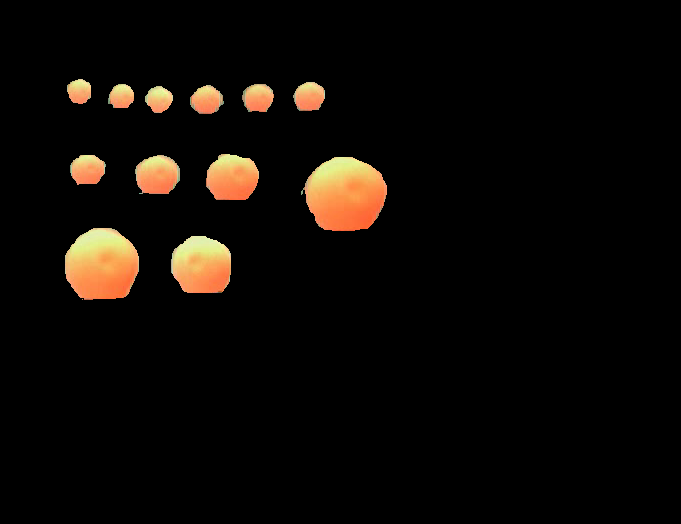
#> input picture TrainingImages/Red.png, 681 x 524 px
$ python Segmentation_1DGaussian.py
#> lines starting #> are read from the running program, lines starting #| are printed output that depends on the picture; after the words box and inside, x2 and y2 are one past the last pixel; in counts of white or black regions, pixels touching at a corner belong together; long printed decimals are rounded
# -*- coding: utf-8 -*-

import cv2
import numpy as np
import matplotlib.pyplot as plt
import scipy.stats as stats
import math
import glob
import copy

def getEllipse(mask):
    processed = mask.astype(np.uint8)
    processed = cv2.blur(processed, (5, 5))
    ret, thresh = cv2.threshold(processed, 50, 255, cv2.THRESH_BINARY)
    contours, hierarchy = cv2.findContours(thresh, cv2.RETR_TREE, cv2.CHAIN_APPROX_SIMPLE)
    ellipses = []
    for cnt in contours:
        if cv2.contourArea(cnt) > 250 and cv2.contourArea(cnt) < 4000:
            ellipses.append( cv2.fitEllipse(cnt))
    outEllipse = []
    for ell in ellipses:
        (x,y),(MA,ma),angle = ell
        if abs(MA/ma-1) <0.2:
            outEllipse.append(ell)
    return outEllipse

muRB = [];
varRB = [];

muGB = [];
varGB = [];

muYB = [];
varYB = [];

muW3 = [];
varW3 = [];

allRedChannel = []
allBlueChannel = []
allGreenChannel = []

redChannel = np.empty(1)
blueChannel = np.empty(1)
greenChannel = np.empty(1)

x1img = cv2.imread('TrainingImages/Red.png')
#> x1img is the input picture: shape (524, 681, 3); mean B, G, R 5.8, 9.6, 13.6
x2img = cv2.imread('TrainingImages/Green.png')
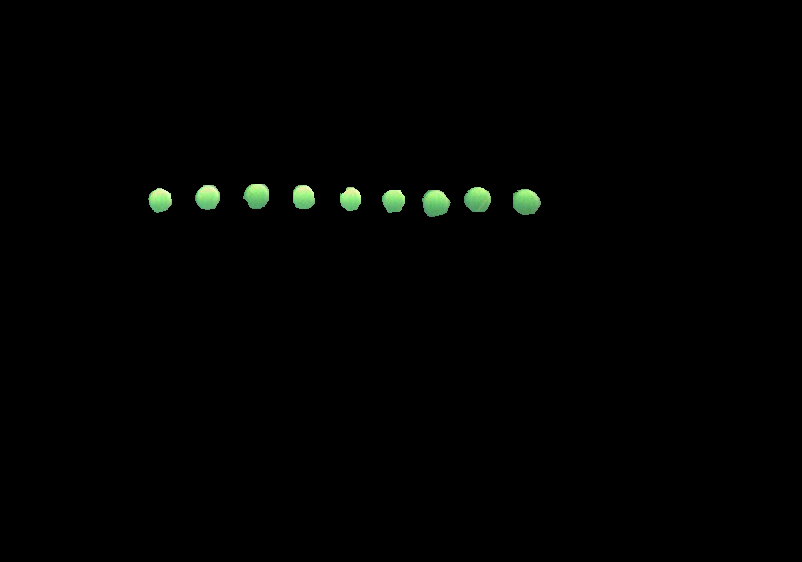
#> input picture TrainingImages/Green.png, 802 x 562 px
#> x2img is the input picture: shape (562, 802, 3); mean B, G, R 1.2, 2, 1.3
x3img = cv2.imread('TrainingImages/Yellow.png')
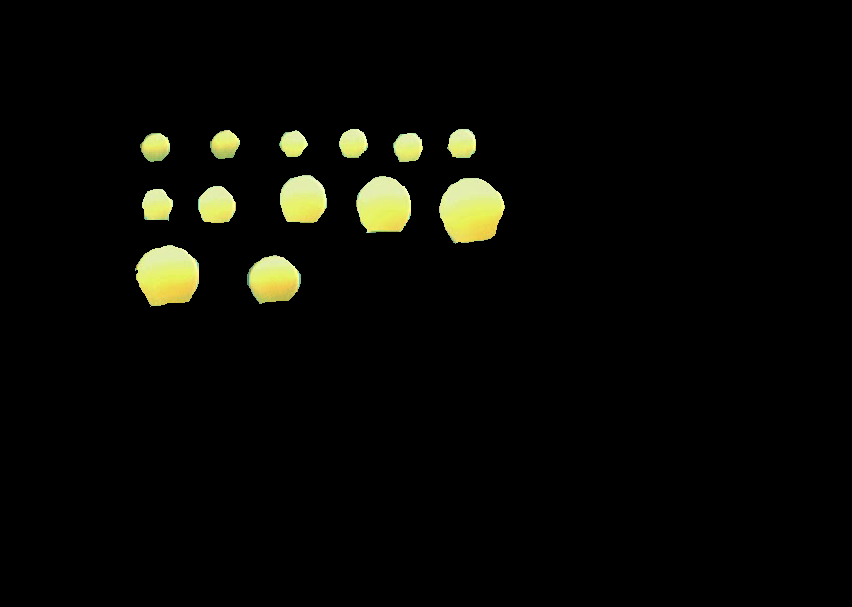
#> input picture TrainingImages/Yellow.png, 852 x 607 px
#> x3img is the input picture: shape (607, 852, 3); mean B, G, R 4.5, 8.3, 8.1
x4img = cv2.imread('TrainingImages/Water2.png')
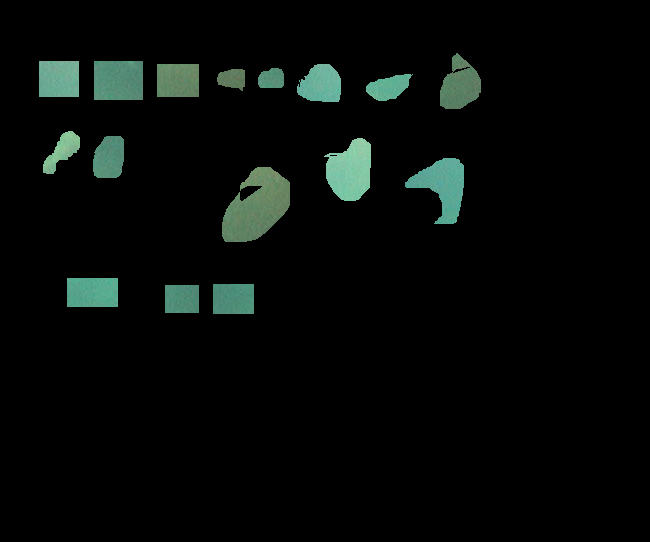
#> input picture TrainingImages/Water2.png, 650 x 542 px
#> x4img is the input picture: shape (542, 650, 3); mean B, G, R 8.2, 9.9, 6.3
roiR = np.nonzero(x1img)
roiG = np.nonzero(x2img)
roiY = np.nonzero(x3img)
roiW3 = np.nonzero(x4img)
for r, img in zip([roiR,roiG,roiY,roiW3],[x1img,x2img,x3img,x4img]):
    redChannel = np.hstack((redChannel,img[r[0],r[1],2]))
    greenChannel = np.hstack((greenChannel,img[r[0],r[1],1]))
    blueChannel = np.hstack((blueChannel,img[r[0],r[1],0]))

    allRedChannel.append(redChannel)
    allBlueChannel.append(blueChannel)
    allGreenChannel.append(greenChannel)
#> this loop made 4 passes
#> after the loop, allBlueChannel = 4 items; allGreenChannel = 4 items; allRedChannel = 4 items

x = np.linspace(0,255, num=100, endpoint=True)

#redBuoy
print("Red Buoy")

# muRB holds blue, green and then red channel info

plt.figure(1)
muRB.append(np.mean(allBlueChannel[0]))
varRB.append(np.var(allBlueChannel[0]))

plt.subplot(421)
plt.hist(allBlueChannel[0],256,[0,256],alpha=0.5, color = 'b')
plt.subplot(422)
plt.plot(x, stats.norm.pdf(x, muRB[0], math.sqrt(varRB[0])),'b-')

muRB.append(np.mean(allGreenChannel[0]))
varRB.append(np.var(allGreenChannel[0]))

plt.subplot(423)
plt.hist(allGreenChannel[0],256,[0,256],alpha=0.5, color = 'g')
plt.subplot(424)
plt.plot(x, stats.norm.pdf(x, muRB[1], math.sqrt(varRB[1])),'g-')

muRB.append(np.mean(allRedChannel[0]))
varRB.append(np.var(allRedChannel[0]))

plt.subplot(425)
plt.hist(allRedChannel[0],256,[0,256],alpha=0.5, color = 'r')
plt.subplot(426)
plt.plot(x, stats.norm.pdf(x, muRB[2], math.sqrt(varRB[2])),'r-')

print("muRB: ", muRB)
#| muRB:  [103.966, 171.582, 242.663]
print("varRB: ", varRB)
#| varRB:  [840.334, 1477.322, 290.097]

#greenBuoy
print("Green Buoy")
plt.figure(2)
muGB.append(np.mean(allBlueChannel[1]))
varGB.append(np.var(allBlueChannel[1]))

plt.subplot(421)
plt.hist(allBlueChannel[1],256,[0,256],alpha=0.5, color = 'b')
plt.subplot(422)
plt.plot(x, stats.norm.pdf(x, muGB[0], math.sqrt(varGB[0])),'b-')

muGB.append(np.mean(allGreenChannel[1]))
varGB.append(np.var(allGreenChannel[1]))

plt.subplot(423)
plt.hist(allGreenChannel[1],256,[0,256],alpha=0.5, color = 'g')
plt.subplot(424)
plt.plot(x, stats.norm.pdf(x, muGB[1], math.sqrt(varGB[1])),'g-')

muGB.append(np.mean(allRedChannel[1]))
varGB.append(np.var(allRedChannel[1]))

plt.subplot(425)
plt.hist(allRedChannel[1],256,[0,256],alpha=0.5, color = 'r')
plt.subplot(426)
plt.plot(x, stats.norm.pdf(x, muGB[2], math.sqrt(varGB[2])),'r-')

print("muGB: ", muGB)
#| muGB:  [107.702, 177.980, 222.677]
print("varGB: ", varGB)
#| varGB:  [825.266, 1565.032, 2320.453]

#yellowBuoy

print("Yellow Buoy")
plt.figure(3)
muYB.append(np.mean(allBlueChannel[2]))
varYB.append(np.var(allBlueChannel[2]))

plt.subplot(421)
plt.hist(allBlueChannel[2],256,[0,256],alpha=0.5, color = 'b')
plt.subplot(422)
plt.plot(x, stats.norm.pdf(x, muYB[0], math.sqrt(varYB[0])),'b-')

muYB.append(np.mean(allGreenChannel[2]))
varYB.append(np.var(allGreenChannel[2]))

plt.subplot(423)
plt.hist(allGreenChannel[2],256,[0,256],alpha=0.5, color = 'g')
plt.subplot(424)
plt.plot(x, stats.norm.pdf(x, muYB[1], math.sqrt(varYB[1])),'g-')

muYB.append(np.mean(allRedChannel[2]))
varYB.append(np.var(allRedChannel[2]))

plt.subplot(425)
plt.hist(allRedChannel[2],256,[0,256],alpha=0.5, color = 'r')
plt.subplot(426)
plt.plot(x, stats.norm.pdf(x, muYB[2], math.sqrt(varYB[2])),'r-')

muW3.append(np.mean(allBlueChannel[3]))
varW3.append(np.var(allBlueChannel[3]))

muW3.append(np.mean(allGreenChannel[3]))
varW3.append(np.var(allGreenChannel[3]))

muW3.append(np.mean(allRedChannel[3]))
varW3.append(np.var(allRedChannel[3]))

print("muYB: ", muYB)
#| muYB:  [115.857, 201.010, 223.773]
print("varYB: ", varYB)
#| varYB:  [1065.236, 1702.840, 1472.819]

# comparing
plt.figure(4)
plt.plot(x, stats.norm.pdf(x, muRB[0], math.sqrt(varRB[0])),'b--')
plt.plot(x, stats.norm.pdf(x, muGB[0], math.sqrt(varGB[0])),'b+')
plt.plot(x, stats.norm.pdf(x, muYB[0], math.sqrt(varYB[0])),'b-')

plt.figure(5)
plt.plot(x, stats.norm.pdf(x, muRB[1], math.sqrt(varRB[1])),'g--')
plt.plot(x, stats.norm.pdf(x, muGB[1], math.sqrt(varGB[1])),'g+')
plt.plot(x, stats.norm.pdf(x, muYB[1], math.sqrt(varYB[1])),'g-')

plt.figure(6)
plt.plot(x, stats.norm.pdf(x, muRB[2], math.sqrt(varRB[2])),'r--')
plt.plot(x, stats.norm.pdf(x, muGB[2], math.sqrt(varGB[2])),'r+')
plt.plot(x, stats.norm.pdf(x, muYB[2], math.sqrt(varYB[2])),'r-')


#%%
out = cv2.VideoWriter('1D_Gaussian.avi',cv2.VideoWriter_fourcc('M','J','P','G'), 10, (640,480))
def filterHighestPDF(prob,threshold):
    p = prob.reshape((prob.shape[0]*prob.shape[1],prob.shape[2]))
    q = np.multiply(p,p>threshold)
    b = np.multiply(q>0, np.equal(q, np.max(q, axis=-1, keepdims = True)))*255
    c = b.reshape((prob.shape[0],prob.shape[1],prob.shape[2]))
#    cv2.imshow("test",c)
    return c

testFrames = "Images/TestSet/Frames"
for file in glob.glob(f"{testFrames}/*.jpg"):
    frame = cv2.imread(file)
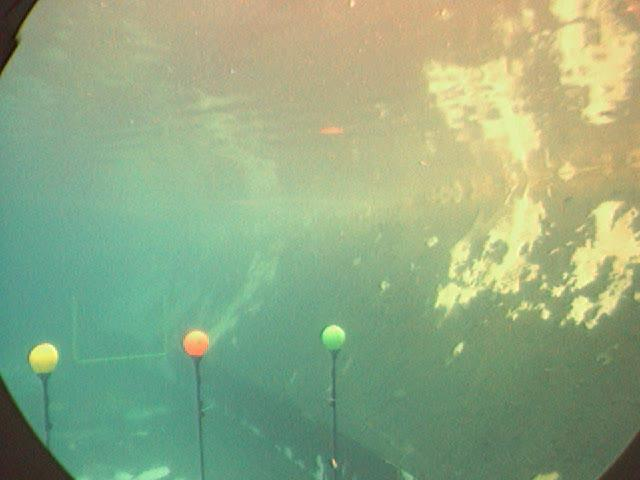
#> input picture Images/TestSet/Frames/004.jpg, 640 x 480 px
#> frame is the input picture: shape (480, 640, 3); mean B, G, R 130.6, 169.4, 145.5
    ## Order of Probabilities - green, red
    # For redBuoy
    ProbRB = np.zeros((frame.shape[0],frame.shape[1],2))
    # Prob of green channel
    ProbRB[:,:,0] = stats.norm.pdf(frame[:,:,1], muRB[1], math.sqrt(varRB[1]))
    # Prob of red channel
    ProbRB[:,:,1] = stats.norm.pdf(frame[:,:,2], muRB[2], math.sqrt(varRB[2]))
    # Assuming probability of color independent
    ProbRB_final = np.zeros((frame.shape[0],frame.shape[1],1))
#    ProbRB_final = np.multiply(ProbRB[:,:,0],ProbRB[:,:,1])
#    ProbRB_final = ProbRB[:,:,0]+ProbRB[:,:,1]


    # For greenBuoy
    ProbGB = np.zeros((frame.shape[0],frame.shape[1],3))
    # Prob of green channel
    ProbGB[:,:,0] = stats.norm.pdf(frame[:,:,0], muGB[0], math.sqrt(varGB[0]))
    # Prob of red channel
    ProbGB[:,:,1] = stats.norm.pdf(frame[:,:,1], muGB[1], math.sqrt(varGB[1]))
    ProbGB[:,:,2] = stats.norm.pdf(frame[:,:,2], muGB[2], math.sqrt(varGB[2]))
    # Assuming probability of color independent
    ProbGB_final = np.zeros((frame.shape[0],frame.shape[1],1))
#    ProbGB_final = np.multiply(ProbGB[:,:,0],ProbGB[:,:,1])
#    ProbGB_final = ProbGB[:,:,0]+ProbGB[:,:,1]


    # For yellowBuoy
    ProbYB = np.zeros((frame.shape[0],frame.shape[1],2))
    # Prob of green channel
    ProbYB[:,:,0] = stats.norm.pdf(frame[:,:,1], muYB[1], math.sqrt(varYB[1]))
    # Prob of red channel
    ProbYB[:,:,1] = stats.norm.pdf(frame[:,:,2], muYB[2], math.sqrt(varYB[2]))
    # Assuming probability of color independent
    ProbYB_final = np.zeros((frame.shape[0],frame.shape[1],1))
#    ProbYB_final = np.multiply(ProbYB[:,:,0],ProbYB[:,:,1])
#    ProbYB_final = ProbYB[:,:,0]+ProbYB[:,:,1]

    # For Water
    ProbW3 = np.zeros((frame.shape[0],frame.shape[1],3))
    # Prob of green channel
    ProbW3[:,:,0] = stats.norm.pdf(frame[:,:,0], muW3[0], math.sqrt(varW3[0]))
    # Prob of red channel
    ProbW3[:,:,1] = stats.norm.pdf(frame[:,:,1], muW3[1], math.sqrt(varW3[1]))
    ProbW3[:,:,2] = stats.norm.pdf(frame[:,:,2], muW3[2], math.sqrt(varW3[2]))
    # Assuming probability of color independent
    ProbW3_final = np.zeros((frame.shape[0],frame.shape[1],1))
#    ProbYB_final = np.multiply(ProbYB[:,:,0],ProbYB[:,:,1])
#    ProbYB_final = ProbYB[:,:,0]+ProbYB[:,:,1]

    # best results with Multiply
    ProbRB_final = ProbRB[:,:,0]*ProbRB[:,:,1]
    ProbGB_final = ProbGB[:,:,0]*ProbGB[:,:,1]
    ProbYB_final = ProbYB[:,:,0]*ProbYB[:,:,1]
    ProbW3_final = ProbW3[:,:,0]* ProbW3[:,:,1]

    prob = np.zeros((frame.shape[0],frame.shape[1],4))

    prob[:,:,0] = ProbRB_final
    prob[:,:,1] = ProbGB_final
    prob[:,:,2] = ProbYB_final
    prob[:,:,3] = ProbW3_final

    # best results with Multiply
    rgy = filterHighestPDF(prob,1e-5)


    redBuoySegement = cv2.bitwise_and(frame,frame,mask = rgy[:,:,0].astype(np.int8))
    greenBuoySegment = cv2.bitwise_and(frame,frame,mask = rgy[:,:,1].astype(np.int8))
    yellowBuoySegment = cv2.bitwise_and(frame,frame,mask = rgy[:,:,2].astype(np.int8))

#    cv2.imshow("redBw",redBuoySegement)
#    cv2.imshow("greenBw",greenBuoySegment)
#    cv2.imshow("YelowBw",yellowBuoySegment)

    ellipseR = getEllipse(rgy[:,:,0].astype(np.uint8))
#> in getEllipse, `processed = mask.astype(np.uint8)`:
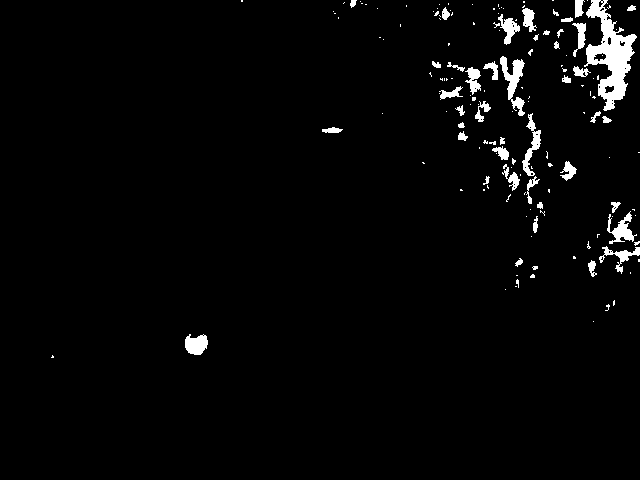
#> processed: shape (480, 640); 2.7% white; 154 white regions (110 under 20 px), largest, box (x1, y1, x2, y2) and area: (584, 0, 637, 111) 2434, (500, 56, 525, 116) 619, (607, 211, 637, 244) 406
#> in getEllipse, `ret, thresh = cv2.threshold(processed, 50, 255, cv2.THRESH_BINARY)`: thresh: shape (480, 640); 4.2% white; 53 white regions (10 under 20 px)
#> in getEllipse, `contours, hierarchy = cv2.findContours(thresh, cv2.RETR_TREE, cv2.CHAI..`: contours = 57 contours, 14 with area under 20; largest, box (x1, y1, x2, y2) and area: (560, 0, 638, 125) 4396, (483, 55, 542, 205) 1810, (598, 200, 640, 274) 1372, (493, 3, 537, 46) 720, (446, 61, 483, 102) 461
#> the loop in getEllipse, `for cnt in contours:` made 57 passes
#> cnt on passes 17, 18, 40, 45, 48, 55, 57: [[547, 189], [547, 192], [550, 192], [550, 189]], [[460, 188], [460, 191], [462, 191], [462, 188]], [[447, 43], [447, 45], [450, 45], [450, 43]], [[472, 22], [472, 24], [475, 24], [475, 22]], [[499, 6], [500, 6]], [[522, 0], [522, 1], [525, 1], [525, 0]], [[240, 0], [240, 1], [243, 1], [243, 0]]
#> after the loop in getEllipse, `for cnt in contours:`: ellipses = 8 items
#> the loop in getEllipse, `for ell in ellipses:` made 8 passes
#> (x, y, MA, ma, angle) on passes 1 to 8: (195.9, 344, 22.59, 26.45, 79.62), (619.4, 238.7, 37.87, 64.22, 0.385), (511.5, 177.8, 13.26, 28.54, 149.7), (498, 146.6, 18.88, 29.62, 126.7), (464.4, 79.13, 30.11, 41.63, 126.4), (505.8, 139.2, 56.06, 156.2, 176.8), (515.3, 23.84, 32.57, 42.63, 55.06), (589.1, 28.66, 24.46, 32.7, 144.6)
#> after the loop in getEllipse, `for ell in ellipses:`: outEllipse = [((195.9, 344), (22.59, 26.45), 79.62)]
#> ellipseR = [((195.9, 344), (22.59, 26.45), 79.62)]
    imageInputCp = copy.deepcopy(frame)
    for ell in ellipseR:
        cv2.ellipse(imageInputCp,ell,(0,0,255),3)
#> this loop made 1 pass
#> imageInputCp: shape (480, 640, 3); 0.13% of pixels changed, all inside (x1, y1, x2, y2) = (181, 331, 212, 358)

#    ellipseG = getEllipse(rgy[:,:,1].astype(np.uint8))
#    for ell in ellipseG:
#        cv2.ellipse(imageInputCp,ell,(0,255,0),3)

    ellipseY = getEllipse(rgy[:,:,2].astype(np.uint8))
#> in getEllipse (call 2), `processed = mask.astype(np.uint8)`: processed: shape (480, 640); 7.2% white; 635 white regions (575 under 20 px), largest, box (x1, y1, x2, y2) and area: (423, 59, 542, 201) 6971, (482, 186, 547, 294) 3027, (549, 23, 612, 120) 1939
#> in getEllipse (call 2), `ret, thresh = cv2.threshold(processed, 50, 255, cv2.THRESH_BINARY)`: thresh: shape (480, 640); 11% white; 88 white regions (35 under 20 px)
#> in getEllipse (call 2), `contours, hierarchy = cv2.findContours(thresh, cv2.RETR_TREE, cv2.CHAI..`: contours = 155 contours, 91 with area under 20; largest, box (x1, y1, x2, y2) and area: (300, 54, 548, 313) 22136, (551, 200, 640, 298) 2782, (549, 22, 613, 126) 2746, (234, 148, 278, 195) 986, (587, 268, 634, 329) 662
#> the loop in getEllipse (call 2), `for cnt in contours:` made 155 passes
#> cnt on passes 17, 23, 24: [[639, 257], [639, 260]], [[550, 224], [550, 226], [553, 226], [553, 224]], [[268, 216], [270, 216]]
#> the loop in getEllipse (call 2), `for ell in ellipses:` made 10 passes
#> (x, y, MA, ma, angle) on passes 1 to 10: (43.79, 353.4, 21.29, 29.01, 80.02), (580.2, 308.3, 20.67, 31.42, 33.57), (610.2, 298.4, 16.75, 64.29, 37.1), (598, 252.7, 57.94, 100.9, 34.98), (258.9, 201.2, 9.41, 41.47, 85.48), (257.7, 170.1, 36.43, 47.91, 142), (497.6, 252.1, 16.25, 24.73, 33.38), (457, 163.6, 28.18, 58.3, 148.9), (580.8, 69.7, 46.19, 98.36, 158.7), (565.8, 8.14, 24.23, 29.8, 103.1)
#> ellipseY = [((565.8, 8.14), (24.23, 29.8), 103.1)]
    for ell in ellipseY:
        cv2.ellipse(imageInputCp,ell,(0,255,255),3)
#> this loop made 1 pass
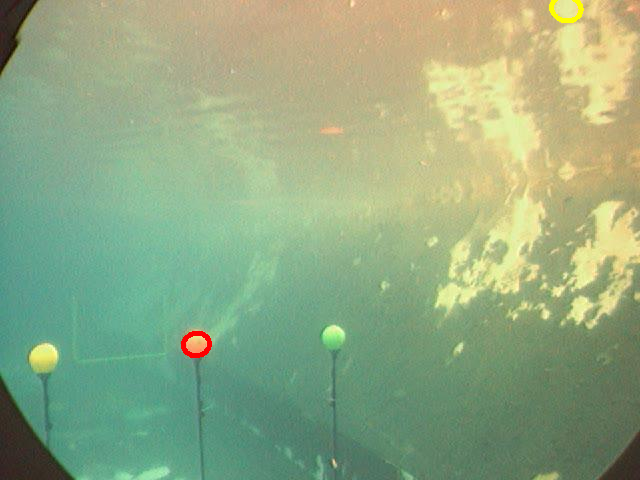
#> imageInputCp: shape (480, 640, 3); mean B, G, R 130.3, 169.2, 145.6

    cv2.imshow("All",imageInputCp)
# [4 lines of commented-out code are left out]

    if cv2.waitKey(1) & 0xFF == ord('q'):
#> (key q is pressed here)
        break

cv2.waitKey(0)
cv2.destroyAllWindows()
#> figure, not shown here; panel 2: curve peaks at x = 103, y = 0.0138; panel 3: tallest bar 1185 high, from x = 239 to 240; panel 4: curve peaks at x = 172.6, y = 0.0104; panel 5: tallest bar 10983 high, from x = 255 to 256
#> figure, not shown here; panel 1: tallest bar 1089 high, from x = 102 to 103; panel 2: curve peaks at x = 108.2, y = 0.0139; panel 3: tallest bar 1404 high, from x = 239 to 240; panel 4: curve peaks at x = 177.7, y = 0.0101
#> figure, not shown here; panel 1: tallest bar 2757 high, from x = 174 to 175; panel 2: curve peaks at x = 115.9, y = 0.0122; panel 3: tallest bar 6564 high, from x = 240 to 241; panel 4: curve peaks at x = 200.9, y = 0.00967
#> figure, not shown here; curve peaks at x = 103, y = 0.0138; curve peaks at x = 108.2, y = 0.0139; curve peaks at x = 115.9, y = 0.0122
#> figure, not shown here; curve peaks at x = 172.6, y = 0.0104; curve peaks at x = 177.7, y = 0.0101; curve peaks at x = 200.9, y = 0.00967
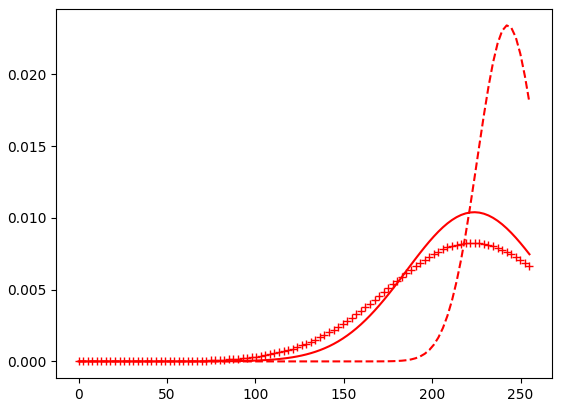
#> figure drawn by matplotlib, 1 panel; curve peaks at x = 242.1, y = 0.0234; curve peaks at x = 221.5, y = 0.00828; curve peaks at x = 224.1, y = 0.0104
